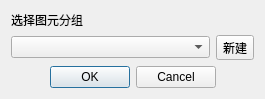
<?xml version="1.0" encoding="UTF-8"?>
<ui version="4.0">
 <class>UserPluginGroupDialog</class>
 <widget class="QDialog" name="UserPluginGroupDialog">
  <property name="geometry">
   <rect>
    <x>0</x>
    <y>0</y>
    <width>265</width>
    <height>96</height>
   </rect>
  </property>
  <property name="windowTitle">
   <string>选择图元分组</string>
  </property>
  <property name="modal">
   <bool>true</bool>
  </property>
  <layout class="QVBoxLayout" name="verticalLayout">
   <item>
    <widget class="QLabel" name="label">
     <property name="text">
      <string>选择图元分组</string>
     </property>
    </widget>
   </item>
   <item>
    <layout class="QHBoxLayout" name="horizontalLayout">
     <item>
      <widget class="QComboBox" name="pluginGroup"/>
     </item>
     <item>
      <widget class="QToolButton" name="newBtn">
       <property name="text">
        <string>新建</string>
       </property>
       <property name="icon">
        <iconset theme="QIcon::ThemeIcon::FolderNew"/>
       </property>
       <property name="toolButtonStyle">
        <enum>Qt::ToolButtonStyle::ToolButtonTextBesideIcon</enum>
       </property>
      </widget>
     </item>
    </layout>
   </item>
   <item>
    <widget class="QDialogButtonBox" name="buttonBox">
     <property name="orientation">
      <enum>Qt::Orientation::Horizontal</enum>
     </property>
     <property name="standardButtons">
      <set>QDialogButtonBox::StandardButton::Cancel|QDialogButtonBox::StandardButton::Ok</set>
     </property>
     <property name="centerButtons">
      <bool>true</bool>
     </property>
    </widget>
   </item>
  </layout>
 </widget>
 <resources/>
 <connections>
  <connection>
   <sender>buttonBox</sender>
   <signal>accepted()</signal>
   <receiver>UserPluginGroupDialog</receiver>
   <slot>accept()</slot>
   <hints>
    <hint type="sourcelabel">
     <x>248</x>
     <y>254</y>
    </hint>
    <hint type="destinationlabel">
     <x>157</x>
     <y>274</y>
    </hint>
   </hints>
  </connection>
  <connection>
   <sender>buttonBox</sender>
   <signal>rejected()</signal>
   <receiver>UserPluginGroupDialog</receiver>
   <slot>reject()</slot>
   <hints>
    <hint type="sourcelabel">
     <x>316</x>
     <y>260</y>
    </hint>
    <hint type="destinationlabel">
     <x>286</x>
     <y>274</y>
    </hint>
   </hints>
  </connection>
 </connections>
</ui>
